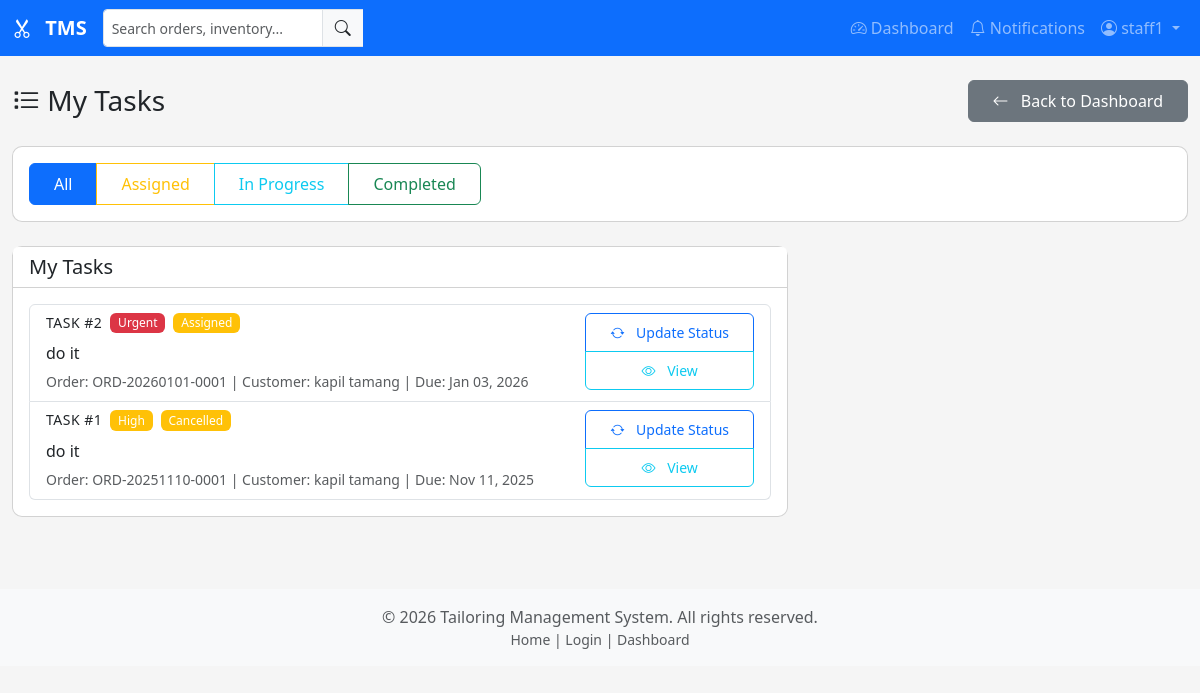
Page /staff/tasks.php (signed in) on the committed database.
### tables this page shows
CREATE TABLE `staff_tasks` (
  `id` int(11) NOT NULL,
  `staff_id` int(11) NOT NULL,
  `order_id` int(11) NOT NULL,
  `task_description` text NOT NULL,
  `status` enum('assigned','in-progress','completed','cancelled') NOT NULL DEFAULT 'assigned',
  `priority` enum('low','medium','high','urgent') NOT NULL DEFAULT 'medium',
  `assigned_at` timestamp NOT NULL DEFAULT current_timestamp(),
  `started_at` timestamp NULL DEFAULT NULL,
  `completed_at` timestamp NULL DEFAULT NULL,
  `due_date` date DEFAULT NULL,
  `notes` text DEFAULT NULL
);

CREATE TABLE `orders` (
  `id` int(11) NOT NULL,
  `customer_id` int(11) NOT NULL,
  `order_number` varchar(50) NOT NULL,
  `description` text DEFAULT NULL,
  `status` enum('pending','in-progress','completed','cancelled','delivered') NOT NULL DEFAULT 'pending',
  `delivery_date` date DEFAULT NULL,
  `total_amount` decimal(10,2) NOT NULL DEFAULT 0.00,
  `advance_amount` decimal(10,2) NOT NULL DEFAULT 0.00,
  `remaining_amount` decimal(10,2) NOT NULL DEFAULT 0.00,
  `average_rating` decimal(3,2) DEFAULT NULL COMMENT 'Average rating from customer feedback (1.00 to 5.00)',
  `notes` text DEFAULT NULL,
  `created_at` timestamp NOT NULL DEFAULT current_timestamp(),
  `updated_at` timestamp NOT NULL DEFAULT current_timestamp() ON UPDATE current_timestamp(),
  `completed_at` timestamp NULL DEFAULT NULL
);

CREATE TABLE `customers` (
  `id` int(11) NOT NULL,
  `user_id` int(11) NOT NULL,
  `name` varchar(100) NOT NULL,
  `phone` varchar(20) DEFAULT NULL,
  `address` text DEFAULT NULL,
  `measurements` longtext DEFAULT NULL COMMENT 'JSON field for bust, waist, hips, length, etc.' CHECK (json_valid(`measurements`)),
  `notes` text DEFAULT NULL,
  `created_at` timestamp NOT NULL DEFAULT current_timestamp(),
  `updated_at` timestamp NOT NULL DEFAULT current_timestamp() ON UPDATE current_timestamp()
);

### includes/functions.php (called while the page is built, shortened)
<?php
function baseUrl($path = '') {
    $base = defined('BASE_URL') ? BASE_URL : '/TMS/';
    return rtrim($base, '/') . '/' . ltrim($path, '/');
}
?>

### staff/tasks.php (the view, shortened to what this page needs)
<?php
require_once __DIR__ . '/../includes/functions.php';
require_once __DIR__ . '/../includes/auth.php';
$staffId = $_SESSION['user_id'];
$statusFilter = $_GET['status'] ?? '';
$tasks = [];
try {
    $whereConditions = ["st.staff_id = ?"];
    $params = [$staffId];
    $whereClause = 'WHERE ' . implode(' AND ', $whereConditions);
    $stmt = $pdo->prepare("
        SELECT st.*, o.order_number, o.description as order_description, o.status as order_status,
               o.delivery_date, o.total_amount,
               c.name as customer_name
        FROM staff_tasks st
        LEFT JOIN orders o ON st.order_id = o.id
        LEFT JOIN customers c ON o.customer_id = c.id
        $whereClause
        ORDER BY
            CASE st.priority
                WHEN 'urgent' THEN 1
                WHEN 'high' THEN 2
                WHEN 'medium' THEN 3
                WHEN 'low' THEN 4
            END,
            st.assigned_at DESC
    ");
    $stmt->execute($params);
    $tasks = $stmt->fetchAll();
} catch (PDOException $e) {
    $error = 'Error fetching tasks: ' . $e->getMessage();
    $tasks = [];
    $availableTasks = [];
}
include __DIR__ . '/../includes/header.php';
?>
<div class="container-fluid py-4">
    <div class="row mb-4">
        <div class="col-12">
            <div class="d-flex justify-content-between align-items-center">
                <div>
                    <h1 class="h3 mb-0">
                        <i class="bi bi-list-task"></i> My Tasks
                    </h1>
                </div>
                <div>
                    <a href="<?php echo baseUrl('staff/dashboard.php'); ?>" class="btn btn-secondary">
                        <i class="bi bi-arrow-left"></i> Back to Dashboard
                    </a>
                </div>
            </div>
        </div>
    </div>
    <div class="card mb-4">
        <div class="card-body">
            <div class="btn-group" role="group">
                <a href="<?php echo baseUrl('staff/tasks.php'); ?>"
                   class="btn btn-<?php echo $statusFilter === '' ? 'primary' : 'outline-primary'; ?>">
                    All
                </a>
                <a href="<?php echo baseUrl('staff/tasks.php?status=assigned'); ?>"
                   class="btn btn-<?php echo $statusFilter === 'assigned' ? 'warning' : 'outline-warning'; ?>">
                    Assigned
                </a>
                <a href="<?php echo baseUrl('staff/tasks.php?status=in-progress'); ?>"
                   class="btn btn-<?php echo $statusFilter === 'in-progress' ? 'info' : 'outline-info'; ?>">
                    In Progress
                </a>
                <a href="<?php echo baseUrl('staff/tasks.php?status=completed'); ?>"
                   class="btn btn-<?php echo $statusFilter === 'completed' ? 'success' : 'outline-success'; ?>">
                    Completed
                </a>
            </div>
        </div>
    </div>
    <div class="row">
        <div class="col-md-8">
            <div class="card">
                <div class="card-header bg-white">
                    <h5 class="mb-0">My Tasks</h5>
                </div>
                <div class="card-body">
                    <?php if (count($tasks) > 0): ?>
                        <div id="tasksList" class="list-group">
                            <?php foreach ($tasks as $taskItem): ?>
                                <div class="list-group-item task-item" data-task-id="<?php echo $taskItem['id']; ?>" data-order-id="<?php echo $taskItem['order_id']; ?>">
                                    <div class="d-flex justify-content-between align-items-start">
                                        <div class="flex-grow-1">
                                            <div class="d-flex align-items-center mb-2">
                                                <h6 class="mb-0 me-2">Task #<?php echo $taskItem['id']; ?></h6>
                                                <span class="badge bg-<?php
                                                    echo $taskItem['priority'] == 'urgent' ? 'danger' :
                                                        ($taskItem['priority'] == 'high' ? 'warning' :
                                                        ($taskItem['priority'] == 'medium' ? 'info' : 'secondary'));
                                                ?>">
                                                    <?php echo ucfirst($taskItem['priority']); ?>
                                                </span>
                                                <span class="badge bg-<?php
                                                    echo $taskItem['status'] == 'completed' ? 'success' :
                                                        ($taskItem['status'] == 'in-progress' ? 'info' : 'warning');
                                                ?> ms-2">
                                                    <?php echo ucfirst(str_replace('-', ' ', $taskItem['status'])); ?>
                                                </span>
                                            </div>
                                            <p class="mb-1"><?php echo htmlspecialchars($taskItem['task_description']); ?></p>
                                            <small class="text-muted">
                                                Order: <?php echo htmlspecialchars($taskItem['order_number']); ?> |
                                                Customer: <?php echo htmlspecialchars($taskItem['customer_name'] ?? 'N/A'); ?>
                                                <?php if ($taskItem['due_date']): ?>
                                                    | Due: <?php echo date('M d, Y', strtotime($taskItem['due_date'])); ?>
                                                <?php endif; ?>
                                            </small>
                                        </div>
                                        <div class="ms-3">
                                            <div class="btn-group-vertical btn-group-sm">
                                                <button type="button" class="btn btn-outline-primary update-status-btn"
                                                        data-task-id="<?php echo $taskItem['id']; ?>"
                                                        data-current-status="<?php echo $taskItem['status']; ?>">
                                                    <i class="bi bi-arrow-repeat"></i> Update Status
                                                </button>
                                                <a href="<?php echo baseUrl('staff/tasks.php?id=' . $taskItem['id']); ?>"
                                                   class="btn btn-outline-info">
                                                    <i class="bi bi-eye"></i> View
                                                </a>
                                            </div>
                                        </div>
                                    </div>
                                </div>
                            <?php endforeach; ?>
                        </div>
                    <?php else: ?>
                        <p class="text-muted text-center py-4">No tasks found.</p>
                    <?php endif; ?>
                </div>
            </div>
        </div>
        <div class="col-md-4">
        </div>
    </div>
</div>
<?php include __DIR__ . '/../includes/footer.php'; ?>

### assets/css/style.css (style rules this page uses)
:root { --primary-color: #0d6efd; --secondary-color: #6c757d; --success-color: #198754; --danger-color: #dc3545; --warning-color: #ffc107; --info-color: #0dcaf0; --light-color: #f8f9fa; --dark-color: #212529; }
body { font-family: 'Segoe UI', Tahoma, Geneva, Verdana, sans-serif; background-color: #f5f5f5; min-height: 100vh; }
.card { border-radius: 10px; transition: transform 0.2s ease-in-out; }
.card-body h6 { font-size: 0.875rem; text-transform: uppercase; letter-spacing: 0.5px; }
.btn { border-radius: 6px; font-weight: 500; padding: 0.5rem 1.5rem; transition: all 0.2s ease-in-out; }
.btn i { margin-right: 0.5rem; }
.badge { padding: 0.35em 0.65em; font-weight: 500; }

### rows in the picture
staff_tasks: id "2", priority "Urgent", status "Assigned", task_description "do it", order.order_number "ORD-20260101-0001", customers.name "kapil tamang", due_date "Jan 03, 2026"
staff_tasks: id "1", priority "High", status "Cancelled", task_description "do it", order.order_number "ORD-20251110-0001", customers.name "kapil tamang", due_date "Nov 11, 2025"

### other values in the picture
$_SESSION['user_name'] "staff1"
